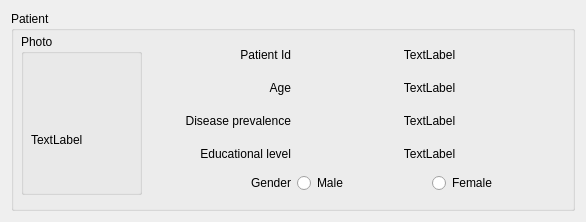
<?xml version="1.0" encoding="UTF-8"?>
<ui version="4.0">
 <class>Dialog</class>
 <widget class="QDialog" name="Dialog">
  <property name="geometry">
   <rect>
    <x>0</x>
    <y>0</y>
    <width>586</width>
    <height>222</height>
   </rect>
  </property>
  <property name="windowTitle">
   <string>Dialog</string>
  </property>
  <layout class="QGridLayout" name="gridLayout">
   <item row="0" column="0">
    <widget class="QGroupBox" name="groupBox">
     <property name="sizePolicy">
      <sizepolicy hsizetype="Expanding" vsizetype="Expanding">
       <horstretch>0</horstretch>
       <verstretch>0</verstretch>
      </sizepolicy>
     </property>
     <property name="minimumSize">
      <size>
       <width>555</width>
       <height>200</height>
      </size>
     </property>
     <property name="title">
      <string>Patient</string>
     </property>
     <widget class="QGroupBox" name="groupBox_3">
      <property name="geometry">
       <rect>
        <x>10</x>
        <y>23</y>
        <width>121</width>
        <height>161</height>
       </rect>
      </property>
      <property name="minimumSize">
       <size>
        <width>121</width>
        <height>161</height>
       </size>
      </property>
      <property name="maximumSize">
       <size>
        <width>121</width>
        <height>161</height>
       </size>
      </property>
      <property name="title">
       <string>Photo</string>
      </property>
      <widget class="QLabel" name="patient_image_label">
       <property name="geometry">
        <rect>
         <x>10</x>
         <y>20</y>
         <width>121</width>
         <height>171</height>
        </rect>
       </property>
       <property name="text">
        <string>TextLabel</string>
       </property>
      </widget>
     </widget>
     <widget class="QWidget" name="layoutWidget">
      <property name="geometry">
       <rect>
        <x>150</x>
        <y>30</y>
        <width>401</width>
        <height>152</height>
       </rect>
      </property>
      <layout class="QGridLayout" name="gridLayout_2">
       <item row="0" column="0">
        <widget class="QLabel" name="label_4">
         <property name="text">
          <string>Patient Id</string>
         </property>
         <property name="alignment">
          <set>Qt::AlignRight|Qt::AlignTrailing|Qt::AlignVCenter</set>
         </property>
        </widget>
       </item>
       <item row="1" column="0">
        <widget class="QLabel" name="label_5">
         <property name="text">
          <string>Age</string>
         </property>
         <property name="alignment">
          <set>Qt::AlignRight|Qt::AlignTrailing|Qt::AlignVCenter</set>
         </property>
        </widget>
       </item>
       <item row="4" column="1">
        <widget class="QRadioButton" name="male_patient_radioButton">
         <property name="text">
          <string>Male</string>
         </property>
        </widget>
       </item>
       <item row="4" column="2">
        <widget class="QRadioButton" name="female_patient_radioButton">
         <property name="text">
          <string>Female</string>
         </property>
        </widget>
       </item>
       <item row="2" column="0">
        <widget class="QLabel" name="label_8">
         <property name="text">
          <string>Disease prevalence</string>
         </property>
         <property name="alignment">
          <set>Qt::AlignRight|Qt::AlignTrailing|Qt::AlignVCenter</set>
         </property>
        </widget>
       </item>
       <item row="3" column="0">
        <widget class="QLabel" name="label_6">
         <property name="text">
          <string>Educational level</string>
         </property>
         <property name="alignment">
          <set>Qt::AlignRight|Qt::AlignTrailing|Qt::AlignVCenter</set>
         </property>
        </widget>
       </item>
       <item row="4" column="0">
        <widget class="QLabel" name="label_7">
         <property name="minimumSize">
          <size>
           <width>0</width>
           <height>20</height>
          </size>
         </property>
         <property name="maximumSize">
          <size>
           <width>16777215</width>
           <height>20</height>
          </size>
         </property>
         <property name="text">
          <string>Gender</string>
         </property>
         <property name="alignment">
          <set>Qt::AlignRight|Qt::AlignTrailing|Qt::AlignVCenter</set>
         </property>
        </widget>
       </item>
       <item row="0" column="1" colspan="2">
        <widget class="QLabel" name="label">
         <property name="text">
          <string>TextLabel</string>
         </property>
         <property name="alignment">
          <set>Qt::AlignCenter</set>
         </property>
        </widget>
       </item>
       <item row="1" column="1" colspan="2">
        <widget class="QLabel" name="label_2">
         <property name="text">
          <string>TextLabel</string>
         </property>
         <property name="alignment">
          <set>Qt::AlignCenter</set>
         </property>
        </widget>
       </item>
       <item row="2" column="1" colspan="2">
        <widget class="QLabel" name="label_3">
         <property name="text">
          <string>TextLabel</string>
         </property>
         <property name="alignment">
          <set>Qt::AlignCenter</set>
         </property>
        </widget>
       </item>
       <item row="3" column="1" colspan="2">
        <widget class="QLabel" name="label_9">
         <property name="text">
          <string>TextLabel</string>
         </property>
         <property name="alignment">
          <set>Qt::AlignCenter</set>
         </property>
        </widget>
       </item>
      </layout>
     </widget>
    </widget>
   </item>
  </layout>
 </widget>
 <resources/>
 <connections/>
</ui>
